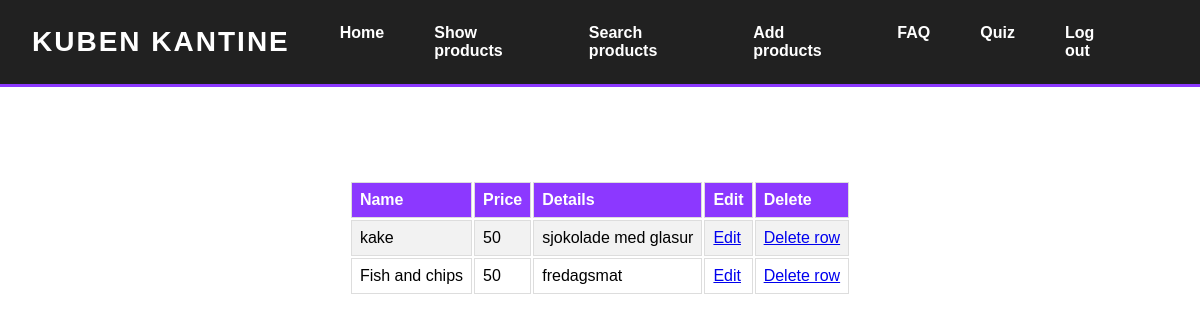
Before: /VisAlleProdukter.php (signed in) with the older database file.
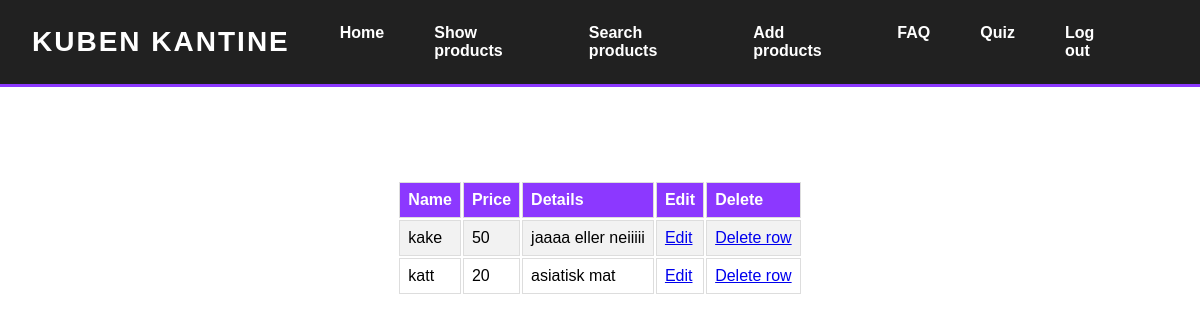
After: the same page with the newer database file.
### tables this page shows
CREATE TABLE IF NOT EXISTS `product` (
  `ID` int(11) NOT NULL AUTO_INCREMENT,
  `Navn` varchar(255) NOT NULL,
  `Pris` int(255) NOT NULL,
  `Detaljer` varchar(255) DEFAULT NULL,
  PRIMARY KEY (`ID`)
);

### VisAlleProdukter.php (the view, shortened to what this page needs)
<!DOCTYPE html>
<html lang="en">
<head>
    <link rel="stylesheet" href="style.css">
</head>
<body>
<div id="Productlist">
    <?php
        include_once 'headerAnsatt.php';
        include_once 'connection.php';
        $sql = 'SELECT * FROM product';
        $result = $db->query($sql);
        echo "<table>
        <tr>
        <th>Name</th>
        <th>Price</th>
        <th>Details</th>
        <th>Edit</th>
        <th>Delete</th>
        </tr>";
        foreach ($result as $row){
            echo "<tr>";
                echo "<td>".$row['Navn']."</td>";
                echo "<td>".$row['Pris']."</td>";
                echo "<td>".$row['Detaljer']."</td>";
                echo "<td><a href=\"edit.php?Edit={$row['ID']}\"\>Edit</a></td>";
                echo "<td><a href=\"?delete_id={$row['ID']}\"\>Delete row</a></td>";
        }
    ?>
</div>
</body>
</html>

Changed rows visible on the page:
removed product: Navn "Fish and chips", Pris "50", Detaljer "fredagsmat"
changed product "kake": Detaljer "sjokolade med glasur" → "jaaaa eller neiiiii"
added product: Navn "katt", Pris "20", Detaljer "asiatisk mat"
